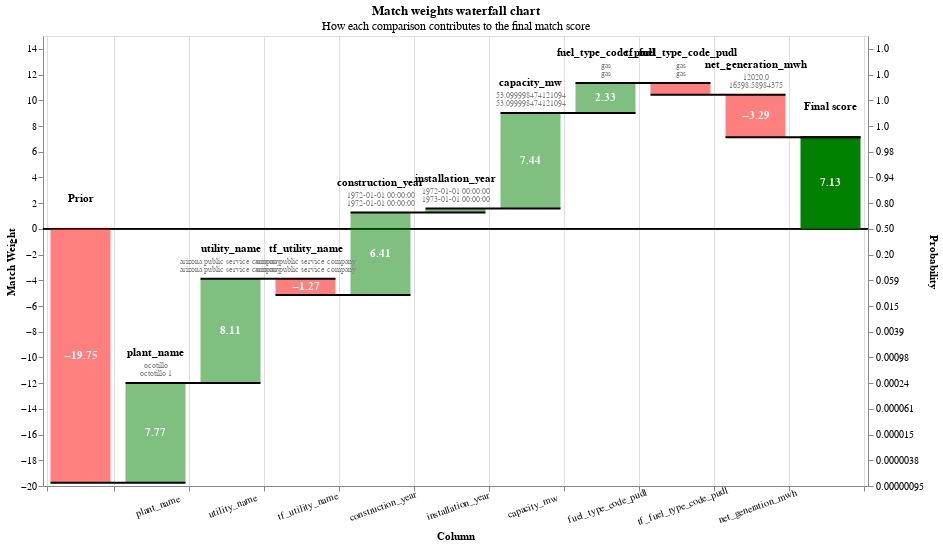

Notebook source saved alongside this figure:
### Code cell
rec_true = rec_true.to_dict(orient="records")
linker.waterfall_chart(rec_true, filter_nulls=False)

### Figure 1 — Vega-Lite specification as saved in the notebook (floating-point values rounded to 4 significant figures)
{"config": {"view": {"continuousWidth": 400, "continuousHeight": 300}}, "layer": [{"layer": [{"mark": "rule", "encoding": {"color": {"value": "black"}, "size": {"value": 0.5}, "y": {"field": "zero", "type": "quantitative"}}}, {"mark": {"type": "bar", "width": 60}, "encoding": {"color": {"condition": {"test": "(datum.log2_bayes_factor < 0)", "value": "red"}, "value": "green"}, "opacity": {"condition": {"test": "datum.column_name == 'Prior match weight' || datum.column_name == 'Final score'", "value": 1}, "value": 0.5}, "tooltip": [{"field": "column_name", "title": "Comparison column", "type": "nominal"}, {"field": "value_l", "title": "Value (L)", "type": "nominal"}, {"field": "value_r", "title": "Value (R)", "type": "nominal"}, {"field": "label_for_charts", "title": "Label", "type": "ordinal"}, {"field": "sql_condition", "title": "SQL condition", "type": "nominal"}, {"field": "comparison_vector_value", "title": "Comparison vector value", "type": "nominal"}, {"field": "bayes_factor", "format": ",.4f", "title": "Bayes factor = m/u", "type": "quantitative"}, {"field": "log2_bayes_factor", "format": ",.4f", "title": "Match weight = log2(m/u)", "type": "quantitative"}, {"field": "prob", "format": ".4f", "title": "Cumulative match probability", "type": "quantitative"}, {"field": "bayes_factor_description", "title": "Match weight description", "type": "nominal"}], "x": {"axis": {"grid": true, "labelAlign": "center", "labelAngle": -20, "labelExpr": "datum.value == 'Prior' || datum.value == 'Final score' ? '' : datum.value", "labelPadding": 10, "tickBand": "extent", "title": "Column"}, "field": "column_name", "sort": {"field": "bar_sort_order", "order": "ascending"}, "type": "nominal"}, "y": {"axis": {"grid": false, "orient": "left", "title": "Match Weight"}, "field": "previous_sum", "type": "quantitative"}, "y2": {"field": "sum"}}}, {"mark": {"type": "text", "fontWeight": "bold"}, "encoding": {"color": {"value": "white"}, "text": {"condition": {"test": "abs(datum.log2_bayes_factor) > 1", "field": "log2_bayes_factor", "format": ".2f", "type": "nominal"}, "value": ""}, "x": {"axis": {"labelAngle": -20, "title": "Column"}, "field": "column_name", "sort": {"field": "bar_sort_order", "order": "ascending"}, "type": "nominal"}, "y": {"axis": {"orient": "left"}, "field": "center", "type": "quantitative"}}}, {"mark": {"type": "text", "baseline": "bottom", "dy": -25, "fontWeight": "bold"}, "encoding": {"color": {"value": "black"}, "text": {"field": "column_name", "type": "nominal"}, "x": {"axis": {"labelAngle": -20, "title": "Column"}, "field": "column_name", "sort": {"field": "bar_sort_order", "order": "ascending"}, "type": "nominal"}, "y": {"field": "sum_top", "type": "quantitative"}}}, {"mark": {"type": "text", "baseline": "bottom", "dy": -13, "fontSize": 8}, "encoding": {"color": {"value": "grey"}, "text": {"field": "value_l", "type": "nominal"}, "x": {"axis": {"labelAngle": -20, "title": "Column"}, "field": "column_name", "sort": {"field": "bar_sort_order", "order": "ascending"}, "type": "nominal"}, "y": {"field": "sum_top", "type": "quantitative"}}}, {"mark": {"type": "text", "baseline": "bottom", "dy": -5, "fontSize": 8}, "encoding": {"color": {"value": "grey"}, "text": {"field": "value_r", "type": "nominal"}, "x": {"axis": {"labelAngle": -20, "title": "Column"}, "field": "column_name", "sort": {"field": "bar_sort_order", "order": "ascending"}, "type": "nominal"}, "y": {"field": "sum_top", "type": "quantitative"}}}]}, {"mark": {"type": "rule", "color": "black", "strokeWidth": 2, "x2Offset": 30, "xOffset": -30}, "encoding": {"x": {"axis": {"labelAngle": -20, "title": "Column"}, "field": "column_name", "sort": {"field": "bar_sort_order", "order": "ascending"}, "type": "nominal"}, "x2": {"field": "lead"}, "y": {"axis": {"labelExpr": "format(1 / (1 + pow(2, -1*datum.value)), '.2r')", "orient": "right", "title": "Probability"}, "field": "sum", "scale": {"zero": false}, "type": "quantitative"}}}], "data": {"name": "data-accd15df6f08154fc49593badead126d"}, "height": 450, "params": [{"name": "record_number", "bind": {"input": "range", "max": 0, "min": 0, "step": 1}, "value": 0}], "resolve": {"axis": {"y": "independent"}}, "title": {"text": "Match weights waterfall chart", "subtitle": "How each comparison contributes to the final match score"}, "transform": [{"filter": "(datum.record_number == record_number)"}, {"window": [{"op": "sum", "field": "log2_bayes_factor", "as": "sum"}, {"op": "lead", "field": "column_name", "as": "lead"}], "frame": [null, 0]}, {"calculate": "datum.column_name === \"Final score\" ? datum.sum - datum.log2_bayes_factor : datum.sum", "as": "sum"}, {"calculate": "datum.lead === null ? datum.column_name : datum.lead", "as": "lead"}, {"calculate": "datum.column_name === \"Final score\" || datum.column_name === \"Prior match weight\" ? 0 : datum.sum - datum.log2_bayes_factor", "as": "previous_sum"}, {"calculate": "datum.sum > datum.previous_sum ? datum.column_name : \"\"", "as": "top_label"}, {"calculate": "datum.sum < datum.previous_sum ? datum.column_name : \"\"", "as": "bottom_label"}, {"calculate": "datum.sum > datum.previous_sum ? datum.sum : datum.previous_sum", "as": "sum_top"}, {"calculate": "datum.sum < datum.previous_sum ? datum.sum : datum.previous_sum", "as": "sum_bottom"}, {"calculate": "(datum.sum + datum.previous_sum) / 2", "as": "center"}, {"calculate": "(datum.log2_bayes_factor > 0 ? \"+\" : \"\") + datum.log2_bayes_factor", "as": "text_log2_bayes_factor"}, {"calculate": "datum.sum < datum.previous_sum ? 4 : -4", "as": "dy"}, {"calculate": "datum.sum < datum.previous_sum ? \"top\" : \"bottom\"", "as": "baseline"}, {"calculate": "1. / (1 + pow(2, -1.*datum.sum))", "as": "prob"}, {"calculate": "0*datum.sum", "as": "zero"}], "width": {"step": 75}, "$schema": "https://vega.github.io/schema/vega-lite/v5.9.3.json", "datasets": {"data-accd15df6f08154fc49593badead126d": [{"column_name": "Prior", "label_for_charts": "Starting match weight (prior)", "sql_condition": null, "log2_bayes_factor": -19.75, "bayes_factor": 1.131e-06, "comparison_vector_value": null, "m_probability": null, "u_probability": null, "bayes_factor_description": null, "value_l": "", "value_r": "", "term_frequency_adjustment": null, "bar_sort_order": 0, "record_number": 0}, {"column_name": "plant_name", "label_for_charts": "Jaro_winkler_similarity >= 0.8", "sql_condition": "jaro_winkler_similarity(\"plant_name_l\", \"plant_name_r\") >= 0.8", "log2_bayes_factor": 7.766, "bayes_factor": 217.7, "comparison_vector_value": 2, "m_probability": 0.1692, "u_probability": 0.0007771, "bayes_factor_description": "If comparison level is `jaro_winkler_similarity >= 0.8` then comparison is 217.68 times more likely to be a match", "value_l": "ocotillo", "value_r": "octotillo 1", "term_frequency_adjustment": false, "bar_sort_order": 1, "record_number": 0}, {"column_name": "utility_name", "label_for_charts": "Exact match utility_name", "sql_condition": "\"utility_name_l\" = \"utility_name_r\"", "log2_bayes_factor": 8.109, "bayes_factor": 276.0, "comparison_vector_value": 4, "m_probability": 0.4583, "u_probability": 0.00166, "bayes_factor_description": "If comparison level is `exact match utility_name` then comparison is 276.02 times more likely to be a match", "value_l": "arizona public service company", "value_r": "arizona public service company", "term_frequency_adjustment": false, "bar_sort_order": 2, "record_number": 0}, {"column_name": "tf_utility_name", "label_for_charts": "Term freq adjustment on utility_name with weight {cl.tf_adjustment_weight}", "sql_condition": "\"utility_name_l\" = \"utility_name_r\"", "log2_bayes_factor": -1.271, "bayes_factor": 0.4142, "comparison_vector_value": 4, "m_probability": null, "u_probability": null, "bayes_factor_description": "Term frequency adjustment on utility_name makes comparison  2.41 times less likely to be a match", "value_l": "arizona public service company", "value_r": "arizona public service company", "term_frequency_adjustment": true, "bar_sort_order": 3, "record_number": 0}, {"column_name": "construction_year", "label_for_charts": "Exact match", "sql_condition": "\"construction_year_l\" = \"construction_year_r\"", "log2_bayes_factor": 6.414, "bayes_factor": 85.25, "comparison_vector_value": 3, "m_probability": 0.8493, "u_probability": 0.009962, "bayes_factor_description": "If comparison level is `exact match` then comparison is 85.25 times more likely to be a match", "value_l": "1972-01-01 00:00:00", "value_r": "1972-01-01 00:00:00", "term_frequency_adjustment": false, "bar_sort_order": 4, "record_number": 0}, {"column_name": "installation_year", "label_for_charts": "Within 1 year", "sql_condition": "\n            abs(date_diff('year', \"installation_year_l\",\n              \"installation_year_r\")) <= 1\n        ", "log2_bayes_factor": 0.3129, "bayes_factor": 1.242, "comparison_vector_value": 2, "m_probability": 0.03023, "u_probability": 0.02433, "bayes_factor_description": "If comparison level is `within 1 year` then comparison is 1.24 times more likely to be a match", "value_l": "1972-01-01 00:00:00", "value_r": "1973-01-01 00:00:00", "term_frequency_adjustment": false, "bar_sort_order": 5, "record_number": 0}, {"column_name": "capacity_mw", "label_for_charts": "< 0.01% diff", "sql_condition": "(abs(\"capacity_mw_l\" - \"capacity_mw_r\")/\n            (case\n                when \"capacity_mw_r\" > \"capacity_mw_l\"\n                then \"capacity_mw_r\"\n                else \"capacity_mw_l\"\n            end))\n            < 0.0001", "log2_bayes_factor": 7.441, "bayes_factor": 173.8, "comparison_vector_value": 4, "m_probability": 0.4349, "u_probability": 0.002503, "bayes_factor_description": "If comparison level is `< 0.01% diff` then comparison is 173.78 times more likely to be a match", "value_l": "53.099998474121094", "value_r": "53.099998474121094", "term_frequency_adjustment": false, "bar_sort_order": 6, "record_number": 0}, {"column_name": "fuel_type_code_pudl", "label_for_charts": "Exact match", "sql_condition": "\"fuel_type_code_pudl_l\" = \"fuel_type_code_pudl_r\"", "log2_bayes_factor": 2.326, "bayes_factor": 5.015, "comparison_vector_value": 1, "m_probability": 0.8968, "u_probability": 0.1788, "bayes_factor_description": "If comparison level is `exact match` then comparison is 5.02 times more likely to be a match", "value_l": "gas", "value_r": "gas", "term_frequency_adjustment": false, "bar_sort_order": 7, "record_number": 0}, {"column_name": "tf_fuel_type_code_pudl", "label_for_charts": "Term freq adjustment on fuel_type_code_pudl with weight {cl.tf_adjustment_weight}", "sql_condition": "\"fuel_type_code_pudl_l\" = \"fuel_type_code_pudl_r\"", "log2_bayes_factor": -0.9176, "bayes_factor": 0.5294, "comparison_vector_value": 1, "m_probability": null, "u_probability": null, "bayes_factor_description": "Term frequency adjustment on fuel_type_code_pudl makes comparison  1.89 times less likely to be a match", "value_l": "gas", "value_r": "gas", "term_frequency_adjustment": true, "bar_sort_order": 8, "record_number": 0}, {"column_name": "net_generation_mwh", "label_for_charts": "All other comparisons", "sql_condition": "ELSE", "log2_bayes_factor": -3.292, "bayes_factor": 0.1021, "comparison_vector_value": 0, "m_probability": 0.09929, "u_probability": 0.9722, "bayes_factor_description": "If comparison level is `all other comparisons` then comparison is  9.79 times less likely to be a match", "value_l": "12020.0", "value_r": "16598.58984375", "term_frequency_adjustment": false, "bar_sort_order": 9, "record_number": 0}, {"column_name": "Final score", "label_for_charts": "Final score", "sql_condition": null, "log2_bayes_factor": 7.134, "bayes_factor": 140.5, "comparison_vector_value": null, "m_probability": null, "u_probability": null, "bayes_factor_description": null, "value_l": "", "value_r": "", "term_frequency_adjustment": null, "bar_sort_order": 10, "record_number": 0}]}}
